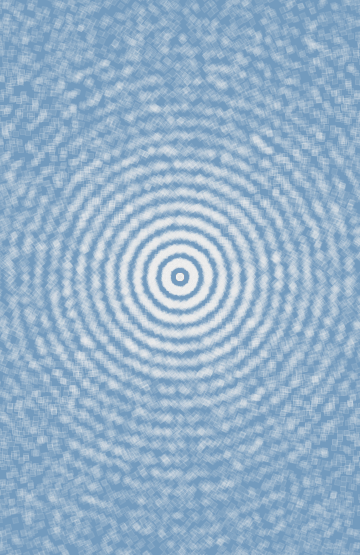
Frame 1 (no input)
Frame 60 (the mouse pressed at the canvas centre just before this capture): identical to frame 1, image omitted
Frame 120 (the mouse held since frame 60 and released just before this capture): identical to frame 1, image omitted

The Processing sketch that drew this single still picture (run headless with seeded random() and noise(); from frame 60 on, the mouse is pressed at the canvas centre):

// Processing sketch: processing_60125
// ── processing_60125.pde

float x = 0;
int lngth = 5;
int hght = 5;
float r = 0.1;
float ran = 1;
int count = 0;

int repeat = 1000;

void setup() {
  size(360, 555);
  background(115, 155, 190);
  smooth();
  stroke(234, 30);
  fill(234, 25);

  while (count < repeat) {
    x = 0;
    while (x < 500) {
      translate(width/2, height/2);
      rectMode(CENTER);
      rotate(r);
      rect(x, x, lngth, hght);
      x = x + 10 + random(-ran, ran);
      r = r + 0.1;
      translate(-width/2, -height/2);
    }  
    count++;
  }
}

void draw() {
}

void mousePressed() {
  save(frameCount+".jpg");
  
}
